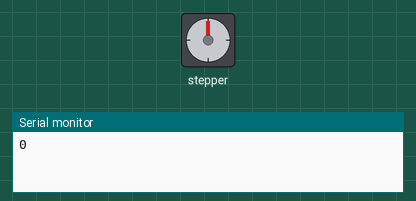
Simulated run of this sketch. Board: Arduino Uno, built with avr-gcc and run on an emulated ATmega328P. Parts: stepper motor, the last lines printed to the serial monitor. Wiring (inferred from the names in the program): stepper motor driver (200 steps per turn assumed): step pin 11; direction pin 10.

Above: at 0.05 s.
At 1.05 s:
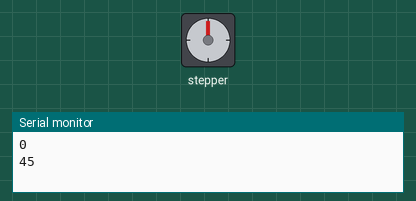
Timing chart, 0 to 3.0 s (numbered marks = the images above):
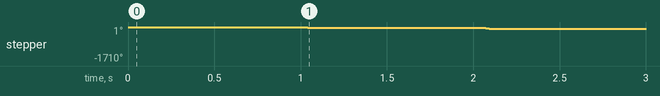

Measured:
- by itself, stepper: turns 45° counter-clockwise in 0.05 s, repeating every 1.1 s

The sketch:

stepper_dir.ino
```cpp
// defines pins numbers

const int stepPin = 11;

const int dirPin  = 10;

// const int enPin  = 9;


int currentAngle = 0;

int angle = 0;

float stepPerAngle = 1.8; // full step = 1.8

int   numstep;


void setup() {

  Serial.begin(9600);

  // Sets the two pins as Outputs

  pinMode(stepPin,OUTPUT);

  pinMode(dirPin,OUTPUT);


  // pinMode(enPin,OUTPUT);

  // digitalWrite(enPin,LOW);

  digitalWrite(dirPin,HIGH);


}

int x = 0;

void loop() {

    int n;

    Serial.println(angle%360);

    if( currentAngle != angle ){

            digitalWrite(dirPin,LOW);

             n = angle - currentAngle;

            numstep = n / stepPerAngle;

            if( angle == 0){

               n = currentAngle;

            }


        for(int x = 0; x < numstep; x++) {

           digitalWrite(stepPin,HIGH);

           delayMicroseconds(1000);

           digitalWrite(stepPin,LOW);

           delayMicroseconds(1000);

        }
       currentAngle = angle;

    }


   delay(1000);

   angle+=45;


}
```
